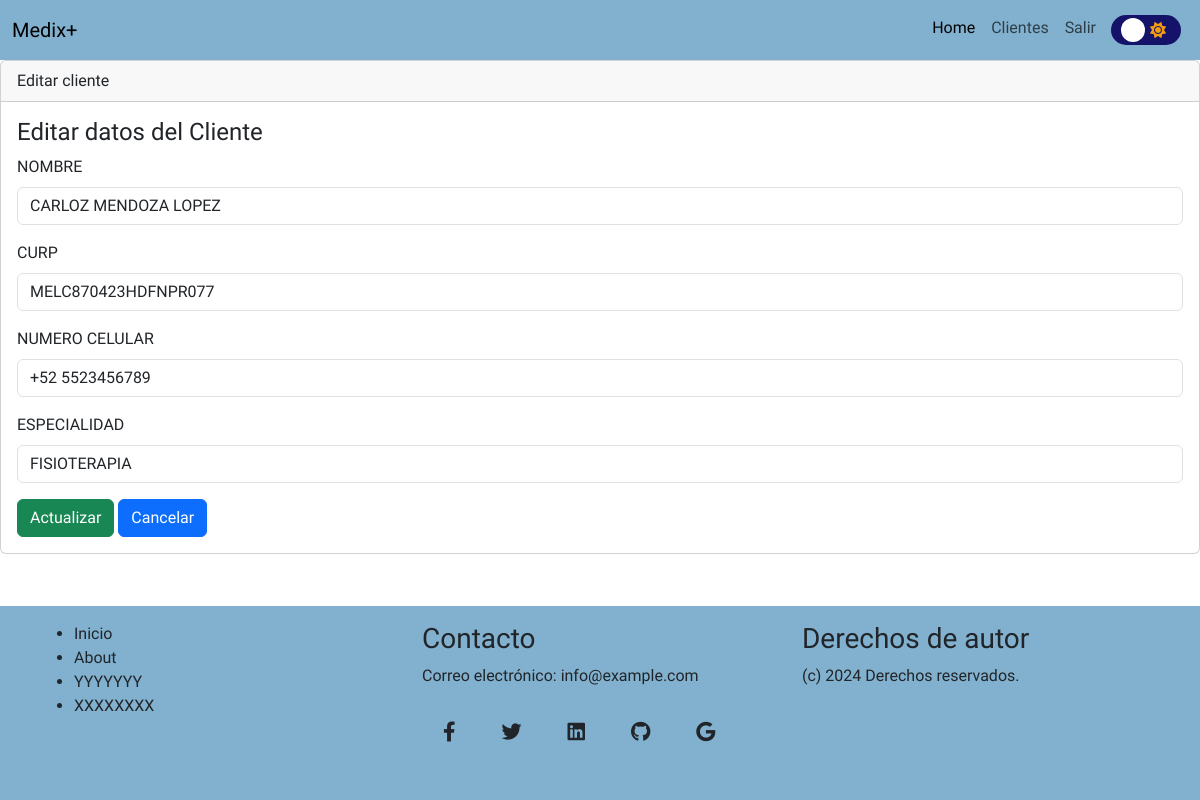
The app's page /clients/edit/1 (signed in) with its own data.
### stremio/models.py (models this page shows, shortened)
class Cliente(models.Model):
    id = models.AutoField(primary_key=True)
    nombre = models.CharField(max_length=100, verbose_name='NOMBRE')
    curp = models.CharField(max_length=100, verbose_name='CURP')
    telefono = models.CharField(max_length=20, verbose_name="NUMERO CELULAR")
    especialidad = models.CharField(max_length=20, verbose_name="ESPECIALIDAD")

### stremio/views.py (the view)
# urls.py: path('clients/edit/<int:id>', views.edit, name="edit"),
def edit(request, id):
    cliente=Cliente.objects.get(id=id)
    form=ClienteForm(request.POST or None, request.FILES or None, instance=cliente)
    if form.is_valid() and request.POST:
        form.save()
        return redirect('clients')
    return render(request, 'clients/edit.html', {'form': form})

### stremio/forms.py
class ClienteForm(forms.ModelForm):
    class Meta:
        model=Cliente
        fields='__all__'

### stremio/templates/clients/edit.html (shortened to what this page needs)
{% extends "base.html" %}
{% block content %}
<div class="card">
<div class="card-header">
	Editar cliente
</div>
  <div class="card-body">
  	<h4 class="card-title">Editar datos del Cliente</h4>
	{% include 'clients/form.html'%}
  </div>
</div>
{% endblock %}

### stremio/templates/clients/form.html (shortened to what this page needs)
<form enctype="multipart/form-data" method="post">
	{% for campo in form %}
<div class="mb-3">
    <label for="" class="form-label">{{campo.label}}</label>
    <input type="{{campo.field.widget.input_type}}"
           class="form-control" name='{{campo.name}}'
           id="nombre" placeholder='{{campo.label}}'
           value="{{ campo.value | default:'' }}"
	style="text-transform: uppercase;">
</div>
{% endfor %}
        <input name="" id="" class="btn btn-success" type="submit" value="Actualizar">
	<a name="" id="" class="btn btn-primary" href="{% url 'clients' %}" role="button">Cancelar</a>
</form>

### stremio/templates/base.html (style rules this page uses)
* { font-family: 'CustomFont', sans-serif; }

### records on screen
Cliente: nombre "CARLOZ MENDOZA LOPEZ" "MELC870423HDFNPR077" "+52 5523456789" "FISIOTERAPIA"

### other values on screen
{{ campo.label }} "NOMBRE" "CURP" "NUMERO CELULAR" "ESPECIALIDAD"
